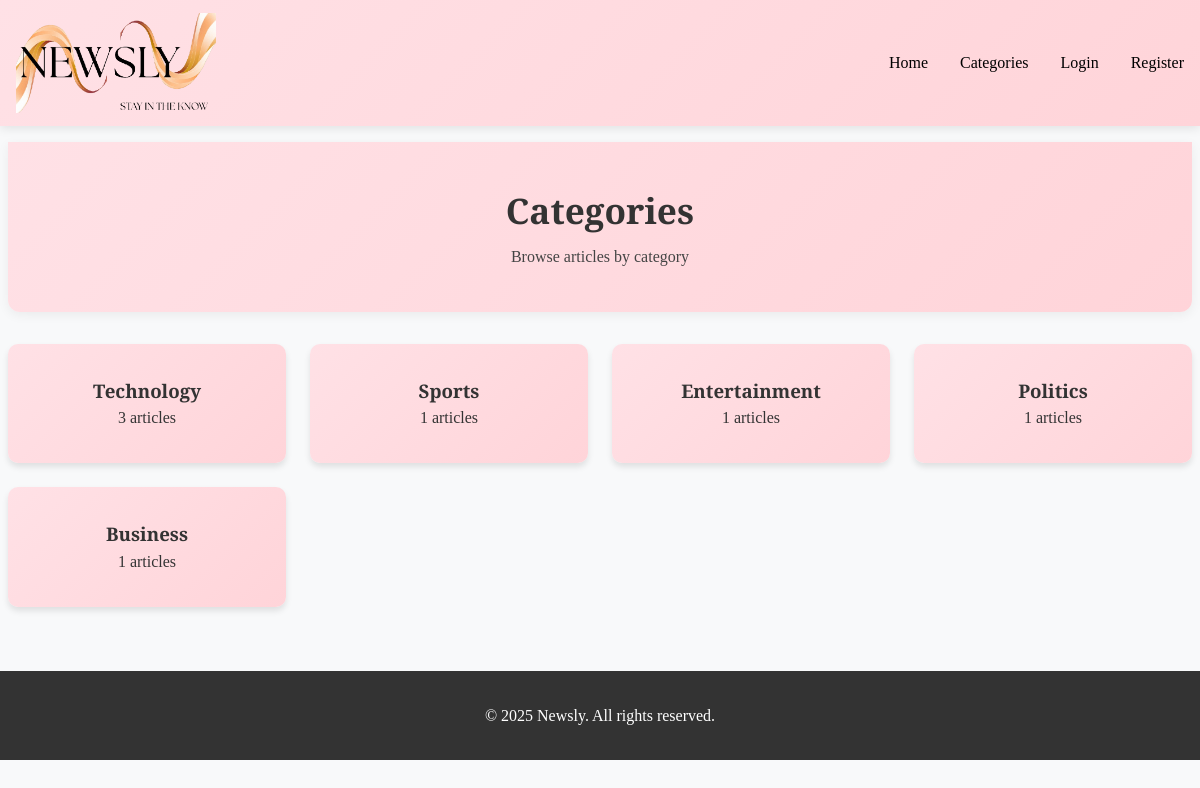
Page /categories/ on the committed database.
### newsapp/models.py (models this page shows, shortened)
class Category(models.Model):
    name = models.CharField(max_length=100)

### newsapp/views.py (the view)
# urls.py: path('categories/', views.categories, name='categories'),
def categories(request):
    cats = Category.objects.all()
    return render(request, 'newsapp/categories.html', {"categories": cats})

### newsapp/templates/newsapp/categories.html (shortened to what this page needs)
{% extends 'newsapp/base.html' %}
{% block content %}
<div class="hero-section">
    <h1>Categories</h1>
    <p>Browse articles by category</p>
</div>
<div class="categories-grid">
    {% for category in categories %}
    <a href="{% url 'category_articles' category.id %}" class="category-card">
        <h3>{{ category.name }}</h3>
        <p>{{ category.article_set.count }} articles</p>
    </a>
    {% empty %}
    <div class="no-categories">
        <p>No categories available.</p>
    </div>
    {% endfor %}
</div>
{% endblock %}

### newsapp/static/newsapp/css/style.css (style rules this page uses)
* { margin: 0; padding: 0; box-sizing: border-box; }
body { font-family: 'Playfair Display', serif; line-height: 1.6; color: #333; background-color: #f8f9fa; }
.hero-section { width: 100%; background: linear-gradient(135deg, #ffe1e6, #ffd4d9); padding: 40px 20px 24px; text-align: center; border-radius: 0 0 12px 12px; box-shadow: 0 3px 12px rgba(0,0,0,0.06); margin-bottom: 18px; }
.hero-section h1 { font-size: 2.2rem; margin: 0 0 6px; }
.hero-section p { margin: 0 0 18px; color: #444; }
.categories-grid { display: grid; grid-template-columns: repeat(auto-fit, minmax(250px, 1fr)); gap: 1.5rem; margin: 2rem 0; }
.category-card { background: linear-gradient(135deg, #ffe1e6, #ffd4d9); padding: 2rem; border-radius: 10px; text-align: center; box-shadow: 0 4px 6px rgba(0,0,0,0.1); text-decoration: none; color: #333; transition: transform 0.3s, box-shadow 0.3s; }

### rows in the picture
Category: name "Technology", article_set.count "3"
Category: name "Sports", article_set.count "1"
Category: name "Entertainment", article_set.count "1"
Category: name "Politics", article_set.count "1"
Category: name "Business", article_set.count "1"
